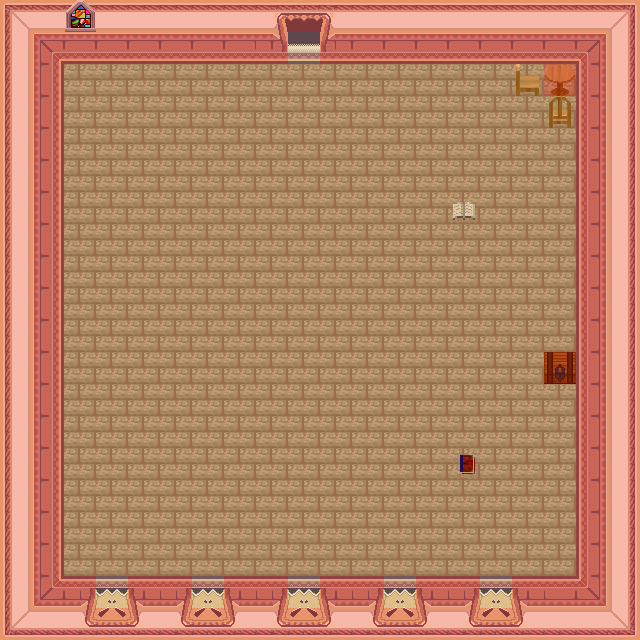

A 2D game scene composited from a Tiled map and its tileset images. What follows is a short description and the map's XML, with each tile layer's data collapsed to a summary:
An orthogonal 20x20 tile map with 32x32 px tiles, 7 tile layers (0_floor, 1_terrain, 2_object, 3_roof, ...), 1 hidden layer not drawn, 15 tilesets.

<map version="1.0" orientation="orthogonal" width="20" height="20" tilewidth="32" tileheight="32">
 <tileset firstgid="1" name="../../tileset/building/wall/int_wall_pale.png" tilewidth="32" tileheight="32">
  <image source="../../tileset/building/wall/int_wall_pale.png" trans="ff00ff" />
 </tileset>
 <tileset firstgid="17" name="../../tileset/building/wall/int_wall_purple.png" tilewidth="32" tileheight="32">
  <image source="../../tileset/building/wall/int_wall_purple.png" trans="ff00ff" />
 </tileset>
 <tileset firstgid="37" name="../../tileset/furniture/carpet/carpets_2.png" tilewidth="32" tileheight="32">
  <image source="../../tileset/furniture/carpet/carpets_2.png" trans="ff00ff" />
 </tileset>
 <tileset firstgid="49" name="../../tileset/building/entrance/pale_red_ns.png" tilewidth="32" tileheight="32">
  <image source="../../tileset/building/entrance/pale_red_ns.png" trans="ff00ff" />
 </tileset>
 <tileset firstgid="85" name="../../tileset/furniture/table/grey_plain.png" tilewidth="32" tileheight="32">
  <image source="../../tileset/furniture/table/grey_plain.png" />
 </tileset>
 <tileset firstgid="94" name="../../tileset/building/fence/fence_wooden.png" tilewidth="32" tileheight="32">
  <image source="../../tileset/building/fence/fence_wooden.png" />
 </tileset>
 <tileset firstgid="103" name="../../tileset/furniture/table/long_front_on.png" tilewidth="32" tileheight="32">
  <image source="../../tileset/furniture/table/long_front_on.png" />
 </tileset>
 <tileset firstgid="106" name="../../tileset/furniture/chair/wooden_pale.png" tilewidth="32" tileheight="32">
  <image source="../../tileset/furniture/chair/wooden_pale.png" />
 </tileset>
 <tileset firstgid="110" name="../../tileset/furniture/table/wooden_pale.png" tilewidth="32" tileheight="32">
  <image source="../../tileset/furniture/table/wooden_pale.png" />
 </tileset>
 <tileset firstgid="111" name="../../tileset/item/chest/small.png" tilewidth="32" tileheight="32">
  <image source="../../tileset/item/chest/small.png" trans="ff00ff" />
 </tileset>
 <tileset firstgid="113" name="../../tileset/building/window/painted.png" tilewidth="32" tileheight="32">
  <image source="../../tileset/building/window/painted.png" />
 </tileset>
 <tileset firstgid="114" name="../../tileset/furniture/picture/small.png" tilewidth="32" tileheight="32">
  <image source="../../tileset/furniture/picture/small.png" />
 </tileset>
 <tileset firstgid="117" name="../../tileset/item/documents/book.png" tilewidth="32" tileheight="32">
  <image source="../../tileset/item/documents/book.png" />
 </tileset>
 <tileset firstgid="121" name="../../tileset/logic/collision.png" tilewidth="32" tileheight="32">
  <image source="../../tileset/logic/collision.png" />
 </tileset>
 <tileset firstgid="122" name="../../tileset/logic/protection.png" tilewidth="32" tileheight="32">
  <image source="../../tileset/logic/protection.png" />
 </tileset>
 <layer name="0_floor" width="20" height="20">
  <data>[400 cells, 400 non-empty, 17 distinct tile ids]</data>
 </layer>
 <layer name="1_terrain" width="20" height="20">
  <data>[400 cells, 44 non-empty, 17 distinct tile ids]</data>
 </layer>
 <layer name="2_object" width="20" height="20">
  <data>[400 cells, 3 non-empty, 3 distinct tile ids]</data>
 </layer>
 <layer name="3_roof" width="20" height="20">
  <data>[400 cells, 0 non-empty, 0 distinct tile ids]</data>
 </layer>
 <layer name="4_roof_add" width="20" height="20">
  <data>[400 cells, 0 non-empty, 0 distinct tile ids]</data>
 </layer>
 <layer name="objects" width="20" height="20">
  <data>[400 cells, 0 non-empty, 0 distinct tile ids]</data>
 </layer>
 <layer name="collision" width="20" height="20" opacity="0.22">
  <data>[400 cells, 140 non-empty, 1 distinct tile ids]</data>
 </layer>
 <layer name="protection" width="20" height="20" visible="0" opacity="0.2">
  <data>[400 cells, 400 non-empty, 1 distinct tile ids]</data>
 </layer>
</map>
